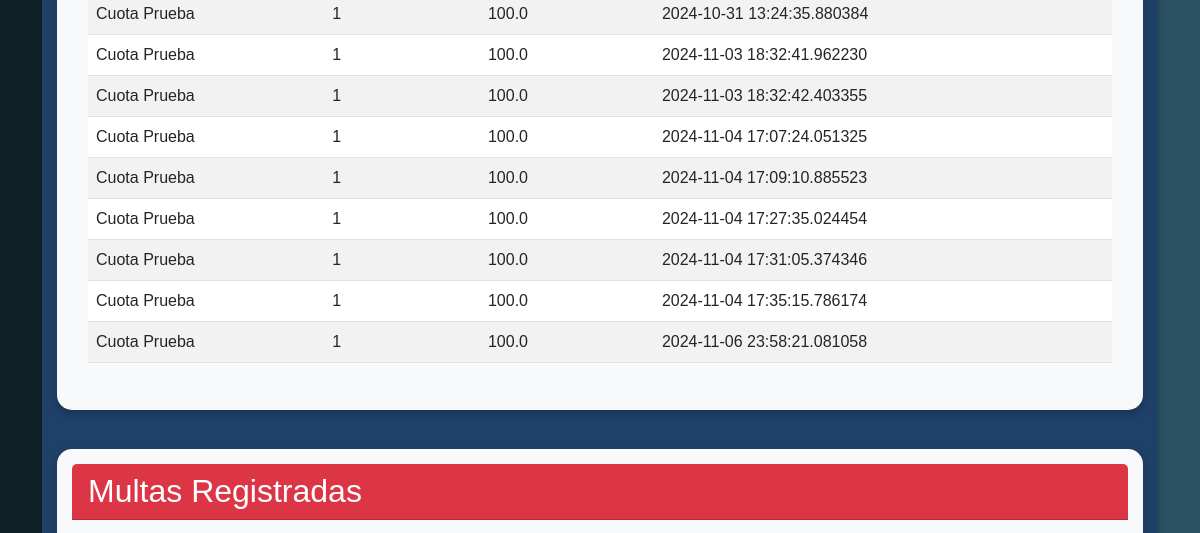
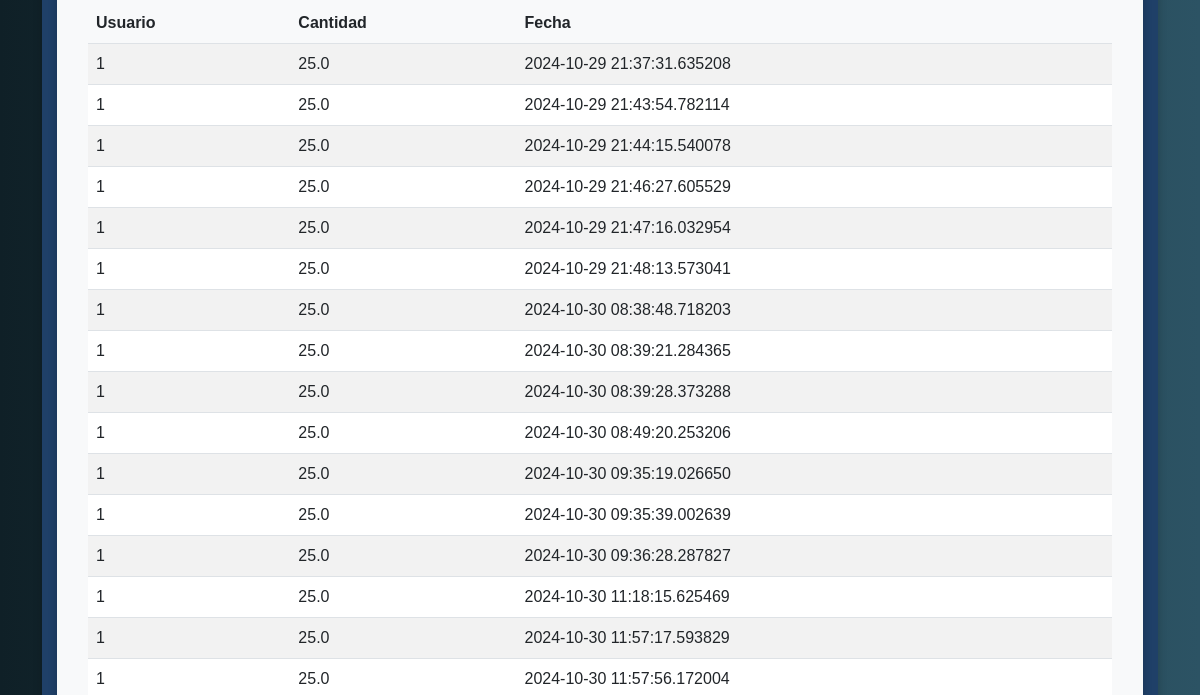
Page /dinero (signed in, middle part) on the earlier database version (2 pictures, top to bottom).
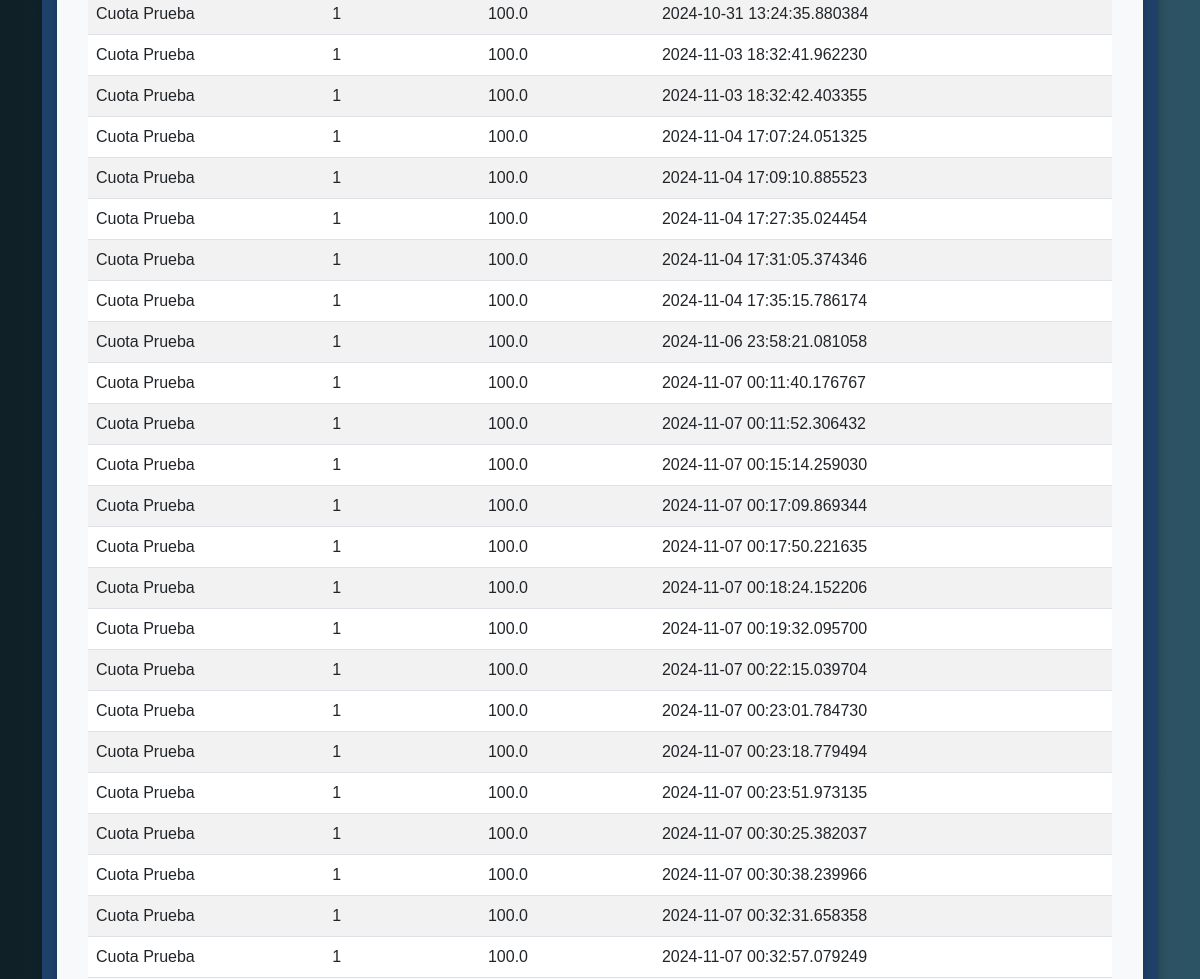
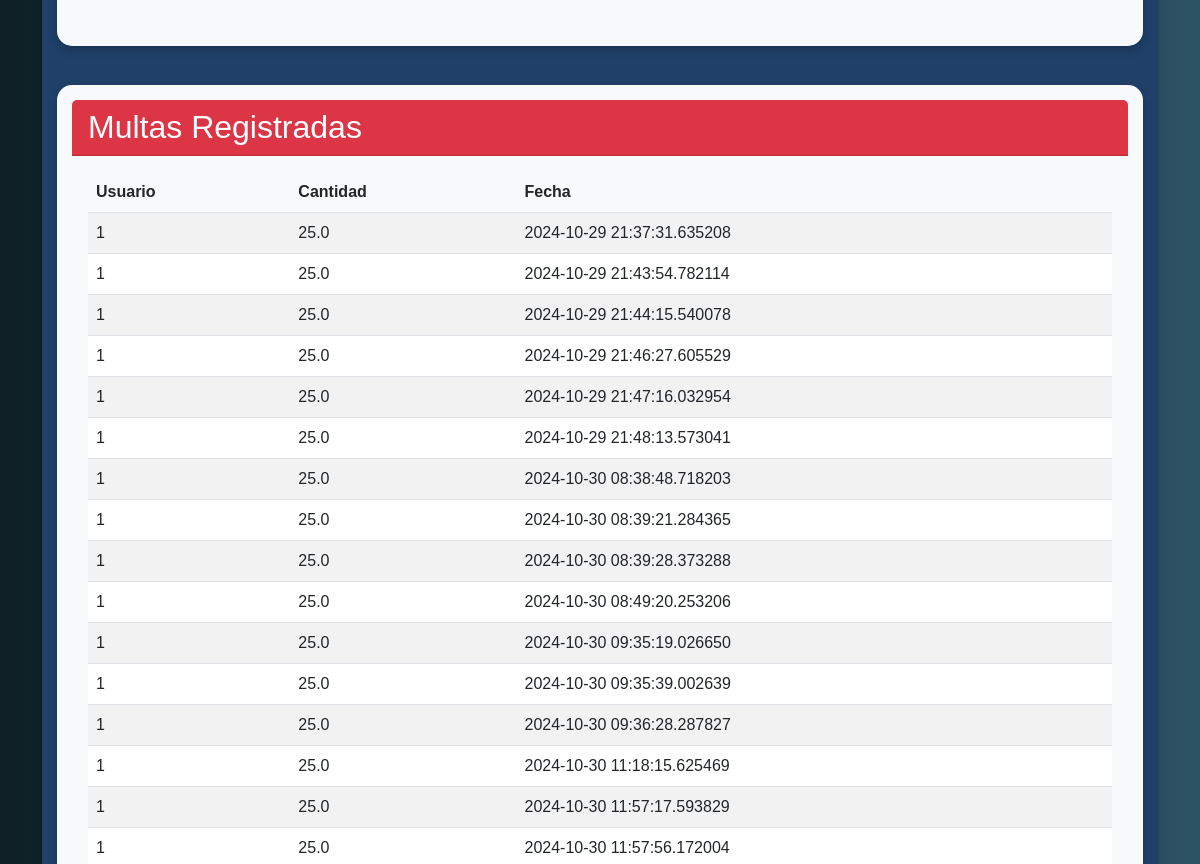
Same page on the later database version (2 pictures, top to bottom).
### dbs/db_interface.py (models this page shows)
class Quota(Base):
    __tablename__ = 'cuotas'
    id = Column(Integer, primary_key=True)
    user_id = Column(Integer, ForeignKey('users.id'), nullable=False)
    name = Column(String, nullable=False)  # Nueva columna para el nombre de la cuota
    amount = Column(Float, nullable=False)
    date = Column(DateTime, default=datetime.datetime.utcnow)
    status = Column(String, nullable=False)
    fine_id = Column(Integer, ForeignKey('multas.id'))

class Fine(Base):
    __tablename__ = 'multas'
    id = Column(Integer, primary_key=True)
    user_id = Column(Integer, ForeignKey('users.id'), nullable=False)
    amount = Column(Float, nullable=False)
    quota_id = Column(Integer, ForeignKey('cuotas.id'))  # Nueva relación con la cuota
    date = Column(DateTime, default=datetime.datetime.utcnow)

### controllers/dinero.py (the view, shortened to what this page needs)
@dinero_bp.route('/dinero', methods=['GET', 'POST'])
@login_requerido
def dinero():
    cuotas = obtener_cuotas()
    multas = obtener_multas()
    usuarios = obtener_usuarios()  # Función que recupera todos los usuarios
    return render_template('dinero.html', cuotas=cuotas, multas=multas, usuarios=usuarios)

### controllers/auth.py (called while the page is built)
def login_requerido(f):
    @wraps(f)
    def decorated_function(*args, **kwargs):
        if 'user_id' not in session:
            flash('Debes iniciar sesión para acceder a esta página.')
            return redirect(url_for('auth.login'))
        return f(*args, **kwargs)
    return decorated_function

### dbs/db_interface.py (called while the page is built)
def conectar(db_path):
    try:
        conn = sqlite3.connect(db_path)
        return conn
    except sqlite3.Error as e:
        print(f"Error al conectar con la base de datos: {e}")
        return None

def cerrar(conn):
    if conn:
        conn.close()

### dbs/db_money.py (called while the page is built)
def obtener_cuotas(path_db = 'Paquito Flores.db'):
    conn = conectar(path_db)
    if conn:
        try:
            cursor = conn.cursor()
            cursor.execute('SELECT * FROM cuotas')
            cuotas = cursor.fetchall()
            print(Fore.YELLOW + "Cuota obtenida correctamente.")
            return cuotas
        except Exception as e:
            print(Fore.RED + f"Error al obtener cuotas: {e}")
        finally:
            cerrar(conn)

def obtener_multas(path_db = 'Paquito Flores.db'):
    conn = conectar(path_db)
    if conn:
        try:
            cursor = conn.cursor()
            cursor.execute('SELECT * FROM multas')
            multas = cursor.fetchall()
            print(Fore.YELLOW + "Multa obtenida correctamente.")
            return multas
        except Exception as e:
            print(Fore.RED + f"Error al obtener multas: {e}")
        finally:
            cerrar(conn)

### dbs/db_user.py (called while the page is built)
def obtener_usuarios():
    conn = conectar('Paquito Flores.db')
    if conn:
        try:
            cursor = conn.cursor()
            cursor.execute('SELECT * FROM users')  # Selecciona todos los usuarios
            usuarios = cursor.fetchall()  # Obtén todos los resultados
            return usuarios  # Devuelve la lista de usuarios
        except Exception as e:
            print(Fore.RED + f"Error al obtener usuarios: {e}")
            return []  # Devuelve una lista vacía en caso de error
        finally:
            cerrar(conn)  # Asegúrate de cerrar la conexión

### templates/dinero.html (shortened to what this page needs)
<!DOCTYPE html>
<html lang="en">
<head>
    <link rel="stylesheet" href="https://cdn.jsdelivr.net/npm/bootstrap@5.3.0-alpha3/dist/css/bootstrap.min.css">
</head>
<body>
    <div class="container">
        <div class="card mt-5">
            <div class="card card-financiero mb-4">
                <div class="card-body">
                    <table class="table table-striped table-hover">
                        <tbody>
                            {% for cuota in cuotas %}
                                <tr>
                                    <td>{{ cuota[2] }}</td>
                                    <td>{{ cuota[1] }}</td>
                                    <td>{{ cuota[3] }}</td>
                                    <td>{{ cuota[4] }}</td>
                                </tr>
                            {% endfor %}
                        </tbody>
                    </table>
                </div>
            </div>
            <div th:if="${current_user.role == 'tesorero'}" class="card card-financiero mb-4">
                <div class="card-header bg-danger text-white">
                    <h2 class="mb-0">Multas Registradas</h2>
                </div>
                <div class="card-body">
                    <table class="table table-striped table-hover">
                        <thead>
                            <tr>
                                <th>Usuario</th>
                                <th>Cantidad</th>
                                <th>Fecha</th>
                            </tr>
                        </thead>
                        <tbody>
                            {% for multa in multas %}
                                <tr>
                                    <td>{{ multa[1] }}</td>
                                    <td>{{ multa[2] }}</td>
                                    <td>{{ multa[4] }}</td>
                                </tr>
                            {% endfor %}
                        </tbody>
                    </table>
                </div>
            </div>
        </div>
</body>
</html>

### templates/dinero.html (style rules this page uses)
body { background: linear-gradient(to right, #0f2027, #203a43, #2c5364); color: #ffffff; font-family: 'Arial', sans-serif; overflow-x: hidden; display: flex; align-items: center; flex-direction: column; }
.container { margin-top: 20px; }
.card { background-color: #1f4068; border: none; color: white; transition: transform 0.3s, box-shadow 0.3s; margin: 15px 0; padding: 15px; border-radius: 15px; box-shadow: 0 4px 10px rgba(0, 0, 0, 0.2); }
.card-financiero { background-color: #f8f9fa; border: none; color: white; transition: transform 0.3s, box-shadow 0.3s; margin: 15px 0; padding: 15px; border-radius: 15px; box-shadow: 0 4px 10px rgba(0, 0, 0, 0.2); }
.table th { background-color: #f8f9fa; font-weight: bold; }

Differences in the rows shown:
added Quota: name "Cuota Prueba", user "1", amount "100.0", date "2024-11-07 00:11:40.176767"
added Quota: name "Cuota Prueba", user "1", amount "100.0", date "2024-11-07 00:11:52.306432"
added Quota: name "Cuota Prueba", user "1", amount "100.0", date "2024-11-07 00:15:14.259030"
added Quota: name "Cuota Prueba", user "1", amount "100.0", date "2024-11-07 00:17:09.869344"
added Quota: name "Cuota Prueba", user "1", amount "100.0", date "2024-11-07 00:17:50.221635"
added Quota: name "Cuota Prueba", user "1", amount "100.0", date "2024-11-07 00:18:24.152206"
added Quota: name "Cuota Prueba", user "1", amount "100.0", date "2024-11-07 00:19:32.095700"
added Quota: name "Cuota Prueba", user "1", amount "100.0", date "2024-11-07 00:22:15.039704"
added Quota: name "Cuota Prueba", user "1", amount "100.0", date "2024-11-07 00:23:01.784730"
added Quota: name "Cuota Prueba", user "1", amount "100.0", date "2024-11-07 00:23:18.779494"
added Quota: name "Cuota Prueba", user "1", amount "100.0", date "2024-11-07 00:23:51.973135"
added Quota: name "Cuota Prueba", user "1", amount "100.0", date "2024-11-07 00:30:25.382037"
added Quota: name "Cuota Prueba", user "1", amount "100.0", date "2024-11-07 00:30:38.239966"
added Quota: name "Cuota Prueba", user "1", amount "100.0", date "2024-11-07 00:32:31.658358"
added Quota: name "Cuota Prueba", user "1", amount "100.0", date "2024-11-07 00:32:57.079249"
